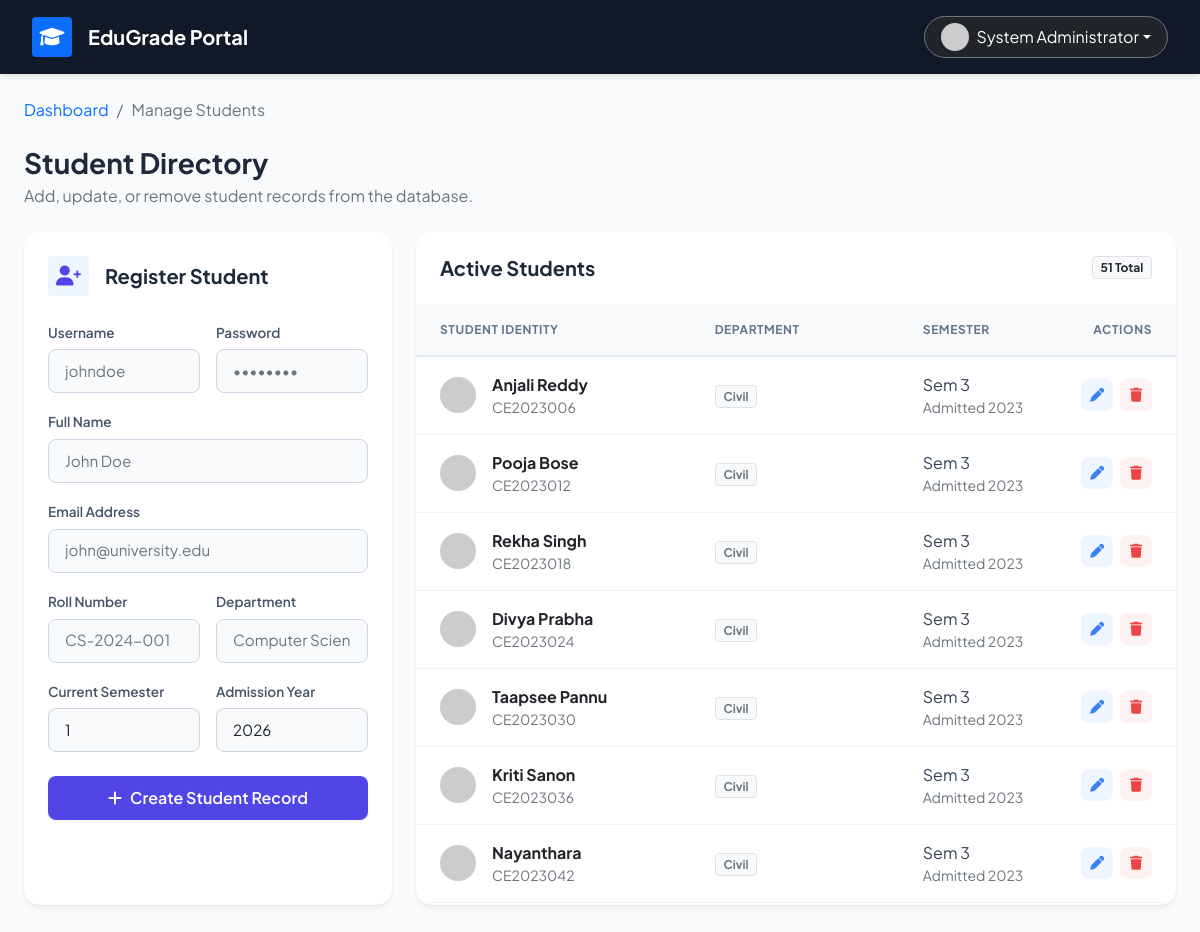
The app's page /manage_students.php (signed in) with its own data.
### tables this page shows
CREATE TABLE `students` (
  `id` int(11) NOT NULL,
  `user_id` int(11) NOT NULL,
  `roll_number` varchar(20) NOT NULL,
  `department` varchar(100) DEFAULT NULL,
  `current_semester` int(11) DEFAULT 1,
  `admission_year` year(4) DEFAULT NULL
);

CREATE TABLE `users` (
  `id` int(11) NOT NULL,
  `username` varchar(50) NOT NULL,
  `password` varchar(255) NOT NULL,
  `full_name` varchar(100) NOT NULL,
  `email` varchar(100) DEFAULT NULL,
  `role` enum('student','faculty','admin') DEFAULT 'student',
  `created_at` timestamp NOT NULL DEFAULT current_timestamp()
);

### manage_students.php (the view, shortened to what this page needs)
<?php
require_once 'config.php';
$students = $pdo->query("SELECT s.*, u.full_name, u.email, u.username FROM students s JOIN users u ON s.user_id = u.id ORDER BY s.roll_number")->fetchAll();
?>
<!DOCTYPE html>
<html lang="en">
<head>
    <link href="https://cdn.jsdelivr.net/npm/bootstrap@5.1.3/dist/css/bootstrap.min.css" rel="stylesheet">
    <link rel="stylesheet" href="https://cdnjs.cloudflare.com/ajax/libs/font-awesome/6.0.0/css/all.min.css">
</head>
<body>
    <nav class="top-navbar d-flex justify-content-between align-items-center mb-4">
        <div class="d-flex align-items-center">
            <div class="bg-primary text-white rounded p-2 me-3 d-flex align-items-center justify-content-center" style="width: 40px; height: 40px;">
                <i class="fas fa-graduation-cap fs-5"></i>
            </div>
            <h5 class="mb-0 fw-bold">EduGrade Portal</h5>
        </div>
        <div>
            <div class="dropdown">
                <button class="btn btn-dark border-secondary dropdown-toggle d-flex align-items-center rounded-pill px-3" type="button" id="userMenu" data-bs-toggle="dropdown">
                    <img src="https://ui-avatars.com/api/?name=<?php echo urlencode($_SESSION['full_name']); ?>&background=4f46e5&color=fff" class="rounded-circle me-2" width="28" height="28">
                    <span class="fw-semibold"><?php echo htmlspecialchars($_SESSION['full_name']); ?></span>
                </button>
            </div>
        </div>
    </nav>
    <div class="container-fluid px-4 pb-5">
        <nav aria-label="breadcrumb" class="mb-4">
            <ol class="breadcrumb">
                <li class="breadcrumb-item"><a href="faculty_dashboard.php" class="text-decoration-none text-indigo fw-semibold">Dashboard</a></li>
                <li class="breadcrumb-item active" aria-current="page">Manage Students</li>
            </ol>
        </nav>
        <div class="d-flex justify-content-between align-items-end mb-4">
            <div>
                <h3 class="fw-bold mb-1">Student Directory</h3>
                <p class="text-muted mb-0">Add, update, or remove student records from the database.</p>
            </div>
        </div>
        <div class="row g-4">
            <div class="col-xl-4 col-lg-5">
                <div class="card h-100">
                    <div class="card-body p-4">
                        <div class="d-flex align-items-center mb-4">
                            <div class="bg-indigo bg-opacity-10 text-indigo rounded p-2 me-3" style="background-color: #eff6ff; color: #4f46e5;">
                                <i class="fas fa-user-plus fa-lg"></i>
                            </div>
                            <h5 class="fw-bold mb-0">Register Student</h5>
                        </div>
                        <form method="POST">
                            <div class="row g-3">
                                <div class="col-sm-6">
                                    <label class="form-label">Username</label>
                                    <input type="text" name="username" class="form-control" placeholder="johndoe" required>
                                </div>
                                <div class="col-sm-6">
                                    <label class="form-label">Password</label>
                                    <input type="password" name="password" class="form-control" placeholder="••••••••" required>
                                </div>
                                <div class="col-12">
                                    <label class="form-label">Full Name</label>
                                    <input type="text" name="full_name" class="form-control" placeholder="John Doe" required>
                                </div>
                                <div class="col-12">
                                    <label class="form-label">Email Address</label>
                                    <input type="email" name="email" class="form-control" placeholder="john@university.edu">
                                </div>
                                <div class="col-sm-6">
                                    <label class="form-label">Roll Number</label>
                                    <input type="text" name="roll_number" class="form-control" placeholder="CS-2024-001" required>
                                </div>
                                <div class="col-sm-6">
                                    <label class="form-label">Department</label>
                                    <input type="text" name="department" class="form-control" placeholder="Computer Science">
                                </div>
                                <div class="col-sm-6">
                                    <label class="form-label">Current Semester</label>
                                    <input type="number" name="current_semester" class="form-control" value="1" min="1" max="10">
                                </div>
                                <div class="col-sm-6">
                                    <label class="form-label">Admission Year</label>
                                    <input type="number" name="admission_year" class="form-control" value="<?php echo date('Y'); ?>">
                                </div>
                                <div class="col-12 mt-4">
                                    <button type="submit" name="add_student" class="btn btn-indigo w-100">
                                        <i class="fas fa-plus me-2"></i>Create Student Record
                                    </button>
                                </div>
                            </div>
                        </form>
                    </div>
                </div>
            </div>
            <div class="col-xl-8 col-lg-7">
                <div class="card h-100">
                    <div class="card-body p-0">
                        <div class="p-4 border-bottom border-light d-flex justify-content-between align-items-center">
                            <h5 class="fw-bold mb-0">Active Students</h5>
                            <span class="badge bg-light text-dark border"><?php echo count($students); ?> Total</span>
                        </div>
                        <div class="table-responsive" style="max-height: 600px; overflow-y: auto;">
                            <table class="table table-hover align-middle">
                                <thead>
                                    <tr>
                                        <th class="ps-4">Student Identity</th>
                                        <th>Department</th>
                                        <th>Semester</th>
                                        <th class="text-end pe-4">Actions</th>
                                    </tr>
                                </thead>
                                <tbody>
                                    <?php foreach($students as $s): ?>
                                    <tr>
                                        <td class="ps-4">
                                            <div class="d-flex align-items-center">
                                                <img src="https://ui-avatars.com/api/?name=<?php echo urlencode($s['full_name']); ?>&background=f1f5f9&color=475569" class="rounded-circle me-3" width="36" height="36">
                                                <div>
                                                    <div class="fw-bold text-dark"><?php echo htmlspecialchars($s['full_name']); ?></div>
                                                    <div class="text-muted small"><?php echo htmlspecialchars($s['roll_number']); ?></div>
                                                </div>
                                            </div>
                                        </td>
                                        <td>
                                            <span class="badge bg-light text-secondary border">
                                                <?php echo htmlspecialchars($s['department'] ? $s['department'] : 'Unassigned'); ?>
                                            </span>
                                        </td>
                                        <td>
                                            <span class="fw-medium">Sem <?php echo $s['current_semester']; ?></span>
                                            <div class="text-muted small">Admitted <?php echo $s['admission_year']; ?></div>
                                        </td>
                                        <td class="text-end pe-4">
                                            <button class="action-btn btn-edit me-1" data-bs-toggle="modal" data-bs-target="#editModal<?php echo $s['id']; ?>" title="Edit">
                                                <i class="fas fa-pen fa-sm"></i>
                                            </button>
                                            <a href="?delete=<?php echo $s['id']; ?>" class="action-btn btn-delete" onclick="return confirm('Are you sure you want to delete <?php echo htmlspecialchars($s['full_name']); ?>?')" title="Delete">
                                                <i class="fas fa-trash fa-sm"></i>
                                            </a>
                                        </td>
                                    </tr>
                                    <?php endforeach; ?>
                                </tbody>
                            </table>
                        </div>
                    </div>
                </div>
            </div>
        </div>
    </div>
</body>
</html>

### manage_students.php (style rules this page uses)
body { font-family: 'Plus Jakarta Sans', sans-serif; background-color: #f8fafc; color: #1e293b; }
.top-navbar { background-color: #111827; color: white; padding: 1rem 2rem; box-shadow: 0 4px 6px -1px rgba(0, 0, 0, 0.1); }
.card { border-radius: 16px; border: none; box-shadow: 0 4px 6px -1px rgba(0, 0, 0, 0.05), 0 2px 4px -1px rgba(0, 0, 0, 0.03); background: #ffffff; }
.form-control { border-radius: 8px; border: 1px solid #cbd5e1; padding: 0.6rem 1rem; font-size: 0.95rem; background-color: #f8fafc; }
.form-label { font-size: 0.85rem; font-weight: 600; color: #475569; margin-bottom: 0.4rem; }
.btn-indigo { background-color: #4f46e5; color: white; border: none; border-radius: 8px; font-weight: 600; padding: 0.6rem 1.2rem; transition: all 0.2s; }
.table { margin-bottom: 0; border-collapse: separate; border-spacing: 0; }
.table thead th { background-color: #f8fafc; color: #64748b; font-size: 0.75rem; font-weight: 700; text-transform: uppercase; letter-spacing: 0.05em; border-bottom: 2px solid #e2e8f0; padding: 1rem; }
.table tbody td { padding: 1rem; vertical-align: middle; border-bottom: 1px solid #f1f5f9; color: #334155; }
.action-btn { width: 32px; height: 32px; padding: 0; display: inline-flex; align-items: center; justify-content: center; border-radius: 8px; transition: all 0.2s; }
.btn-edit { background-color: #eff6ff; color: #3b82f6; border: 1px solid transparent; }
.btn-delete { background-color: #fef2f2; color: #ef4444; border: 1px solid transparent; }

### records on screen
students: user.full_name "Anjali Reddy", roll_number "CE2023006", department "Civil", current_semester "3", admission_year "2023"
students: user.full_name "Pooja Bose", roll_number "CE2023012", department "Civil", current_semester "3", admission_year "2023"
students: user.full_name "Rekha Singh", roll_number "CE2023018", department "Civil", current_semester "3", admission_year "2023"
students: user.full_name "Divya Prabha", roll_number "CE2023024", department "Civil", current_semester "3", admission_year "2023"
students: user.full_name "Taapsee Pannu", roll_number "CE2023030", department "Civil", current_semester "3", admission_year "2023"
students: user.full_name "Kriti Sanon", roll_number "CE2023036", department "Civil", current_semester "3", admission_year "2023"
students: user.full_name "Nayanthara", roll_number "CE2023042", department "Civil", current_semester "3", admission_year "2023"

### other values on screen
$_SESSION['full_name'] "System Administrator"
count($students) "51"
